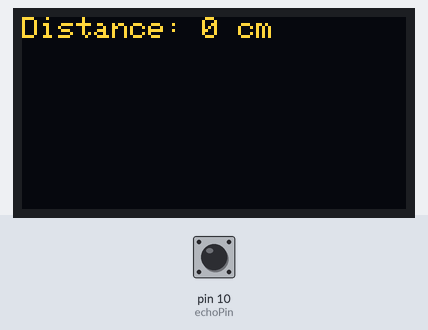
The sketch below on a simulated Arduino Uno, built with avr-gcc and run on an emulated ATmega328P. Parts: 128×64 one-colour display. The inputs (shaded band) are chosen by the test bench; at power-on: pin 10 (echoPin) LOW. The OLED is the two-colour kind (top 16 rows yellow); the display library's start-up logo is not drawn; what the sketch prints to the serial monitor is not drawn.

Above: at 3.6 s.
3.7 s: pin 10 (echoPin) pulsed HIGH 5 times (0.12 s each, 0.3 s apart)
At 5.7 s:
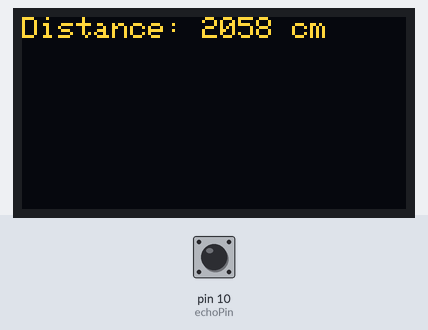
Timing chart, 0 to 7.2 s (numbered marks = the images above; inputs shaded):
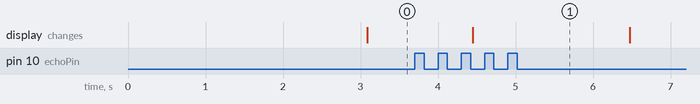

Measured:
- after the input at 3.7 s, the display: changes after 0.75 s (image 1)

The sketch:

ULTRASONIC-RX-OLED.ino
```cpp
#include <Wire.h>
#include <Adafruit_GFX.h>
#include <Adafruit_SSD1306.h>

const int echoPin = 10;
const int oledResetPin = -1;
Adafruit_SSD1306 display(128, 64, &Wire, oledResetPin);

long duration;
int distance;

void setup() {
  pinMode(echoPin, INPUT);
  Serial.begin(9600);

  if (!display.begin(SSD1306_I2C_ADDRESS, 0x3D)) {
    Serial.println(F("SSD1306 allocation failed"));
    for (;;);
  }
  display.display();
  delay(2000);
  display.clearDisplay();
}

void loop() {
  duration = pulseIn(echoPin, HIGH);
  distance = duration * 0.0343 / 2;

  Serial.print("Distance cm: ");
  Serial.println(distance);

  display.clearDisplay();
  display.setTextSize(1);
  display.setTextColor(SSD1306_WHITE);
  display.setCursor(0, 0);
  display.print("Distance: ");
  display.print(distance);
  display.println(" cm");
  display.display();

  delay(1000);
}
```
